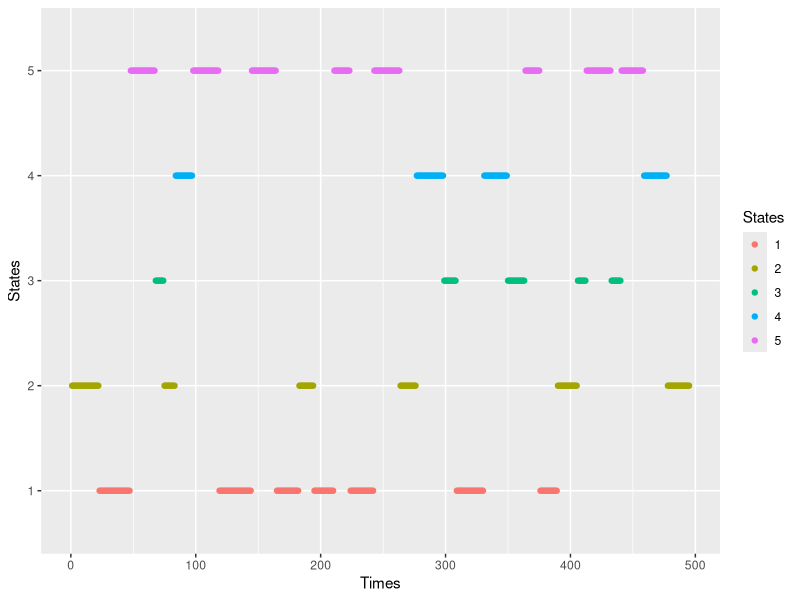
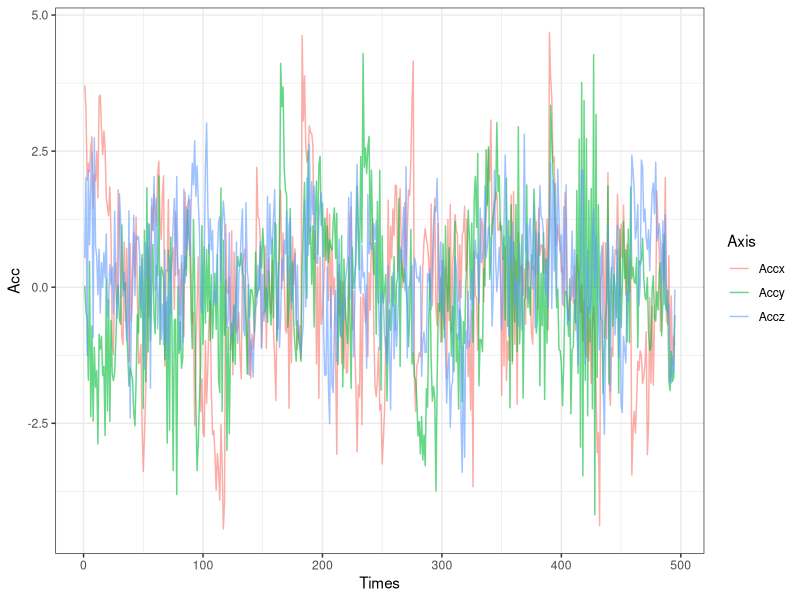

Reproduce these figures in R, in order.
library(tidyverse)
# This script performes some simultions of the model presented
#######################################################################
############################### Simulations ###########################
#######################################################################

### 1. Set model's parameters

# Sojourn time parameters
lambda=c(20,13,10.8,15.8,17.2) 
M=length(lambda) # Number of possible states
                                                                    
# Parameters of AR models
alphas=list()
alphas[[1]]=c(0.2,0.3,0.4) # alpha parameter for state 1 for the three acc axis
alphas[[2]]=c(0.7,0.2,-0.2) # alpha parameter for state 2 for the three acc axis
alphas[[3]]=c(-.1,-.04,0.2) # alpha parameter for state 3 for the three acc axis
alphas[[4]]=c(0.6,0.6,0.5) # alpha parameter for state 4 for the three acc axis
alphas[[5]]=c(0.4,-0.3,0.3) # alpha parameter for state 5 for the three acc axis

betas1=list() 
betas1[[1]]=c(0.4,0.5,.1) # beta1 for state 1 for the three acc axis
betas1[[2]]=c(0.2,0.35,.6) # beta1 for state 2 for the three acc axis
betas1[[3]]=c(0.5,0.6,.2) # beta1 for state 3 for the three acc axis
betas1[[4]]=c(0.1,0.2,.25) # beta1 for state 4 for the three acc axis
betas1[[5]]=c(0.3,0.4,.15) # beta1 for state 5 for the three acc axis

betas2=list() 
betas2[[1]]=c(NA,0.1,NA) # beta2 for state 1 for the three acc axis
betas2[[2]]=c(NA,0.2,.35) # beta2 for state 2 for the three acc axis
betas2[[3]]=c(NA,NA,NA) # beta2 for state 3 for the three acc axis
betas2[[4]]=c(0.1,0.1,NA) # beta2 for state 4 for the three acc axis
betas2[[5]]=c(0.15,NA,NA) # beta2 for state 5 for the three acc axis

betas3=list() 
betas3[[1]]=c(NA,NA,NA) # beta3 for state 1 for the three acc axis
betas3[[2]]=c(NA,NA,.05) # beta3 for state 2 for the three acc axis
betas3[[3]]=c(NA,NA,NA) # beta3 for state 3 for the three acc axis
betas3[[4]]=c(NA,0.01,NA) # beta3 for state 4 for the three acc axis
betas3[[5]]=c(NA,NA,NA) # beta3 for state 5 for the three acc axis

k=cbind(c(1,2,1),c(1,2,3),c(1,1,1),c(2,3,1),c(2,1,1)) # order of each model

# Initial distributions
delta=rep(1,M)/M

# Trasition probability matrix:
# tmp_ii=0
tpm <- matrix(c(0, 0.34, 0.255, 0.105, 0.3,
                 0.2, 0, 0.35, 0.25, 0.2,
                 0.11, 0.25,0, 0.29,0.35,
                 0.1, 0.2, 0.3, 0,0.4,
                 0.25,0.15,0.20,0.4,0), byrow = T, nrow = 5)

# Number of total NAS sequence (i.e, number of changes)
Tc=30

### 2. Simulation of the NAS sequence 
states=numeric(Tc)
for (j in 1:Tc) {
  if (j == 1) {
    states[1] <- sample(x = 1:M, size = 1, prob = delta)
    } else {
      states[j] <- sample(x = 1:M, size = 1, prob = tpm[states[j -1], ])
    }
  }

### 3. Simultation of the sojourn times 
Stimes=numeric(Tc)
for (j in 1:Tc) {
    Stimes[j] <- rpois(1,lambda [states[j]])
}
totL=sum(Stimes)

### 4. Simultation of the observations (AR models)
Obs=matrix(NA,nrow=3,ncol=totL)
count=1 # to index the Obs matrix
for (i in 1:Tc)# change in state 
{
 act.state=states[i]
    for (j in 1:3)# acc axis
   {   
     # set the order of the actual model
     ars=c(alphas[[act.state]][j],betas1[[act.state]][j],
     betas2[[act.state]][j],betas3[[act.state]][j])

     # Simulate the ar mode with arima.sim function
     simu=arima.sim(list(ar=na.omit(ars)), n=Stimes[i])
     Obs[j,(count:(count+length(simu)-1))]=simu
    }
 count=count+length(simu)
}

### 7. Creation of the Data Frame with the simulated data
States=as.factor(rep(rep(states,times=Stimes),3))
Acc=c(Obs[1,],Obs[2,],Obs[3,])
Axis=c(rep('Accx',length(Obs[1,])),rep('Accy',length(Obs[2,])),
       rep('Accz',length(Obs[3,])))
Times=rep(seq(1,totL),3)
Obs.df=data.frame(Times,Acc,Axis,States)

### 6. Plot the simulations
# Plot state sequencies
ggplot(Obs.df %>% filter(Axis=='Accx')) + geom_point(aes(x=Times,y=States,col=States))

# Plot the Observations
ggplot(Obs.df) + geom_line(aes(x=Times,y=Acc,col=Axis),alpha=0.6)+theme_bw()

